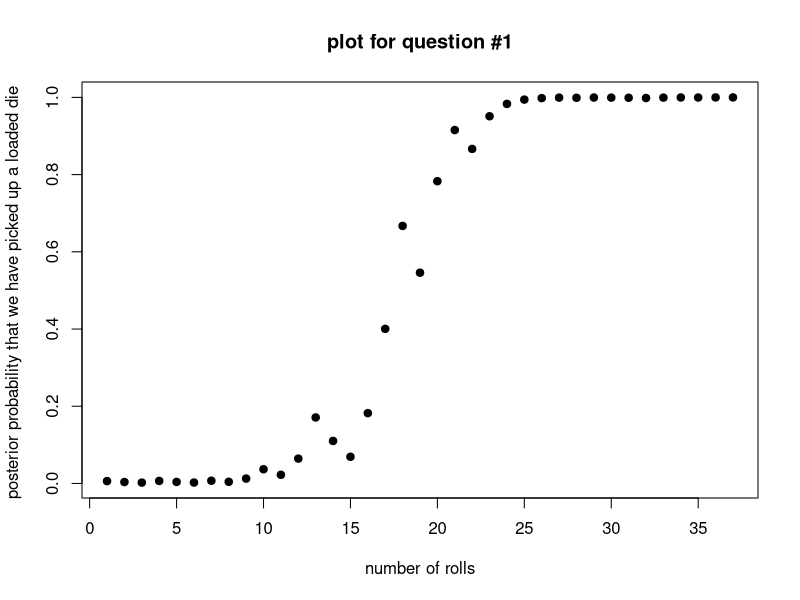
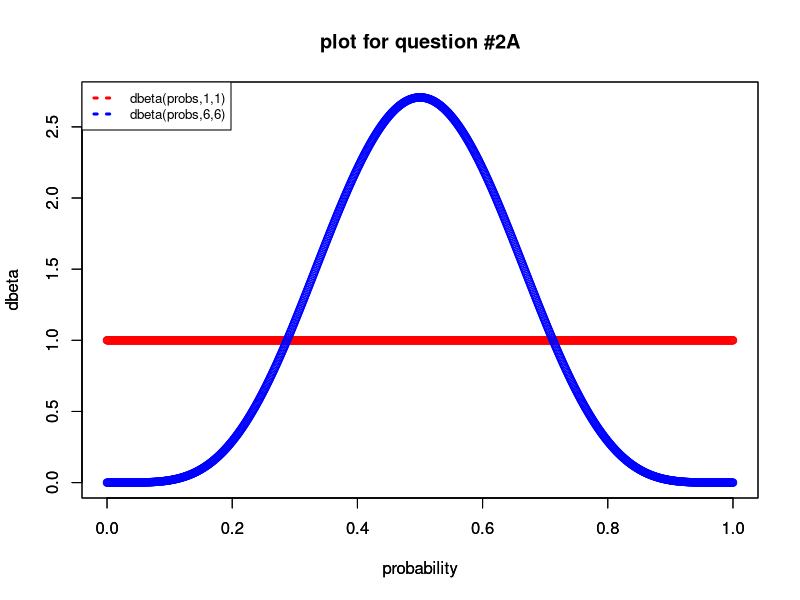
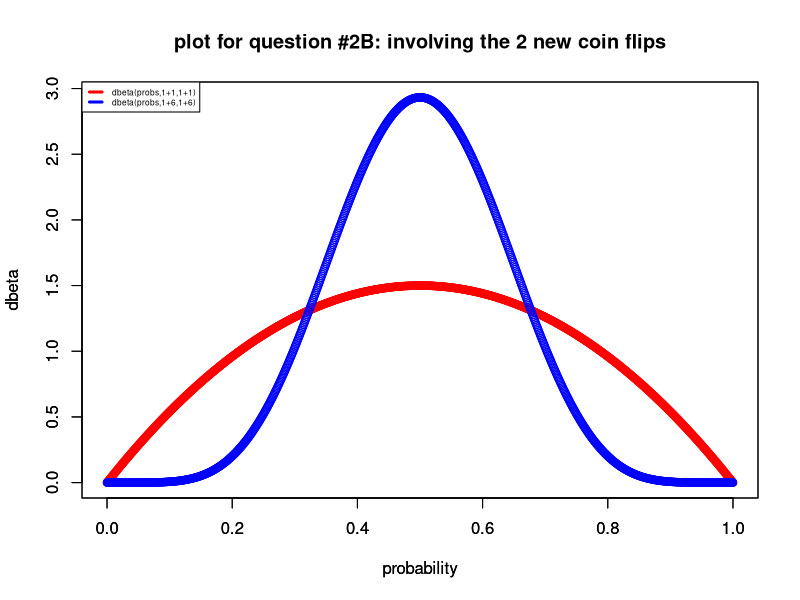
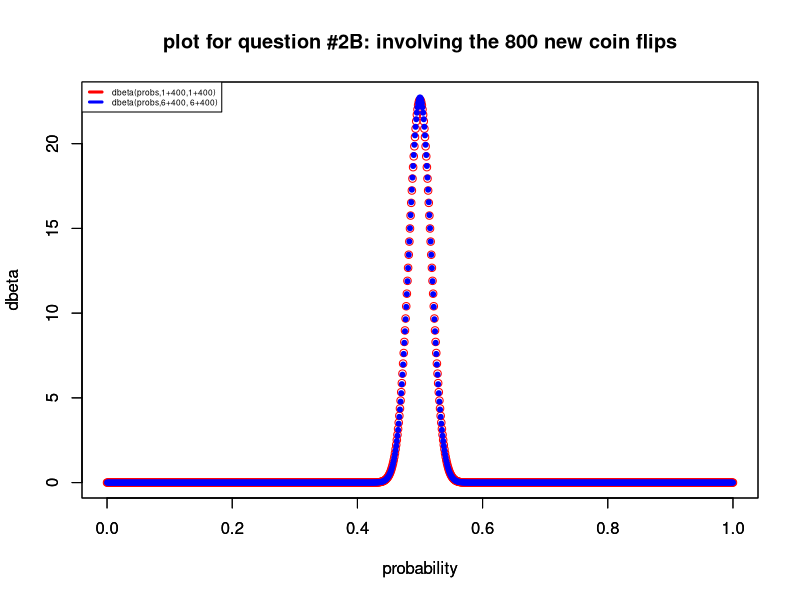

Recreate these plots in R, in order.
# Lab 03
rm(list=ls())

# Question (1)
data<-c(2,3,2,6,3,5,6,2,6,6,2,6,6,2,3,6,6,6,5,6,6,5,6,6,6,6,6,4,6,3,3,3,6,6,5,6,6)
probPrior <- c(0.01,0.99) 
probLoaded <- c(rep(1/10,5),5/10)
container <- vector()
for (i in 1:length(data)){
  denom <- probPrior[1] * probLoaded[data[i]] + probPrior[2] * 1/6
  probPrior[1] <- probLoaded[data[i]] * probPrior[1]/denom
  container <- c(container,probPrior[1])
  probPrior[2] <- 1 - probPrior[1]
}
plot(1:length(data),container, main= "plot for question #1",
     xlab="number of rolls", ylab="posterior probability that we have picked up a loaded die ", pch=19)

# Question (2)A
probs <- seq(0, 1, 0.001)
maxY <- max(dbeta(probs, 1, 1), dbeta(probs, 6, 6))
minY <- min(dbeta(probs, 1, 1), dbeta(probs, 6, 6))
labX <- "probability"
labY <- "dbeta"
plot(probs, dbeta(probs, 1, 1), ylim=c(minY, maxY), col="red", xlab=labX, ylab=labY)
par(new=TRUE)
plot(probs, dbeta(probs, 6, 6), ylim=c(minY, maxY), col="blue", 
     main= "plot for question #2A", xlab=labX, ylab=labY)
legend("topleft", legend=c("dbeta(probs,1,1)", "dbeta(probs,6,6)"), 
       col=c("red", "blue"), lty=3, lwd = 3, cex=0.8)

# Question (2)B
dbetaUpdateTwoNew_11 <- dbeta(probs,1+1, 1+1)
dbetaUpdateTwoNew_12 <- dbeta(probs,6+1, 6+1)
plot(probs,dbetaUpdateTwoNew_11, xlab=labX, ylab= labY, col="red",
     ylim=c(min(dbetaUpdateTwoNew_11,dbetaUpdateTwoNew_12),
            max(dbetaUpdateTwoNew_11,dbetaUpdateTwoNew_12)))
par(new=TRUE)
plot(probs,dbetaUpdateTwoNew_12, xlab=labX, ylab= labY, col= "blue",
     main= "plot for question #2B: involving the 2 new coin flips",
     ylim=c(min(dbetaUpdateTwoNew_11,dbetaUpdateTwoNew_12), 
            max(dbetaUpdateTwoNew_11,dbetaUpdateTwoNew_12)))
legend("topleft", legend=c("dbeta(probs,1+1,1+1)","dbeta(probs,1+6,1+6)"), 
       col=c("red", "blue"), lty=2, lwd = 3, cex=0.5)

dbetaUpdateTwoNew_21 <- dbeta(probs,1+400, 1+400)
dbetaUpdateTwoNew_22 <- dbeta(probs,6+400, 6+400)
plot(probs,dbetaUpdateTwoNew_21, col="red", pch=21, xlab= labX, ylab= labY,
     ylim=c(min(dbetaUpdateTwoNew_21,dbetaUpdateTwoNew_22),
            max(dbetaUpdateTwoNew_21,dbetaUpdateTwoNew_22)))
par(new=TRUE)
plot(probs,dbetaUpdateTwoNew_22, col="blue", pch=20, xlab= labX, ylab =labY,
     main= "plot for question #2B: involving the 800 new coin flips",
     ylim=c(min(dbetaUpdateTwoNew_21,dbetaUpdateTwoNew_22),
            max(dbetaUpdateTwoNew_21,dbetaUpdateTwoNew_22)))
legend("topleft", legend=c("dbeta(probs,1+400,1+400)","dbeta(probs,6+400, 6+400)"), 
       col=c("red", "blue"), lty=2, lwd = 3, cex=0.5)
##########################################################################################
